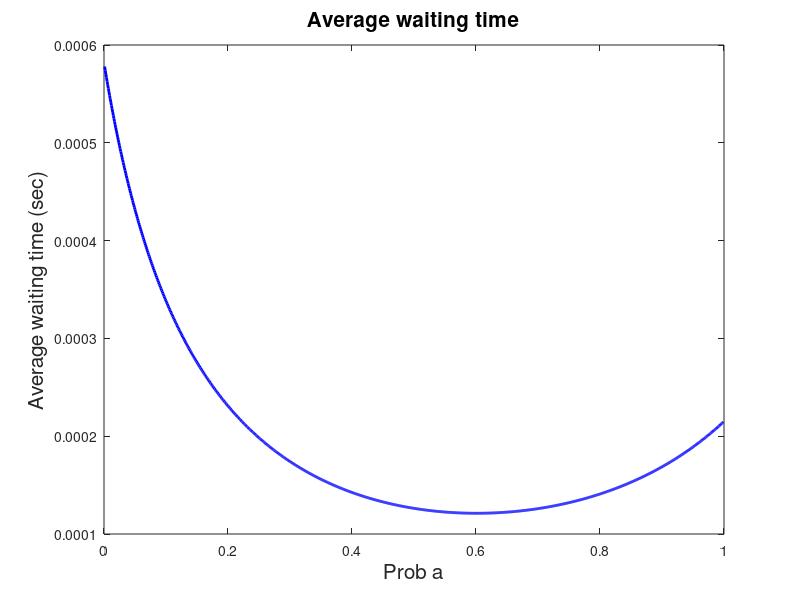

MATLAB code for this plot:
pkg load queueing

clc;
clear all;
close all;

breakProb = 0.001:0.001:0.999;
lambda = 10000;

mu1 = (15 * 10^6) / (128 * 8);
mu2 = (12 * 10^6) / (128 * 8);

lambda1 = breakProb.*lambda;
lambda2 = (1-breakProb).*lambda;

[U1 R1 Q1 X1 P1] = qsmm1(lambda1,mu1);
[U2 R2 Q2 X2 P2] = qsmm1(lambda2,mu2);

R = breakProb.*R1 + (1-breakProb).*R2;

figure(1);
plot(breakProb,R,'b',"linewidth",2);
title("Average waiting time","fontsize", 15);
xlabel("Prob a","fontsize", 15);
ylabel("Average waiting time (sec)","fontsize", 15);
saveas (1, "figure1.png");
[minR,position] = min(R);
display(minR);
display(position);

%clc;
%clear all;
%close all;
%exit;